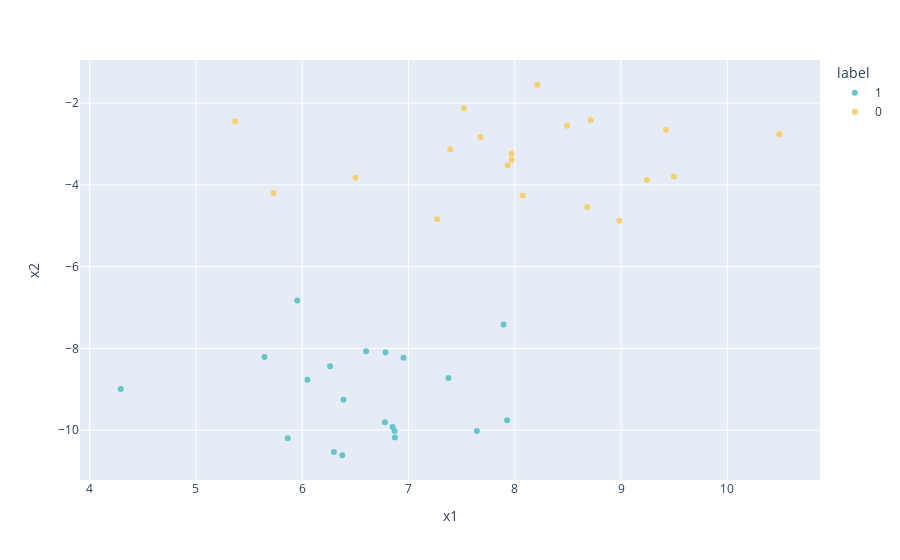

Notebook code for this chart:
### Code cell
import pandas as pd
import numpy as np
import plotly.express as px
from sklearn import svm
from sklearn.datasets import make_blobs

# we create 40 separable points
X, y = make_blobs(n_samples=40, centers=2, random_state=6)
# print(X.shape, y.shape)

df = pd.DataFrame(X, columns = ['x1', 'x2'])
df['label'] = y
df['label'] = df['label'].astype('category')

# print(df.head())

fig = px.scatter(df, x = 'x1', y = 'x2', color = 'label',color_discrete_sequence=px.colors.qualitative.Pastel )
fig.show()

### Figure 1 — Plotly figure (JSON) as saved in the notebook; plotly's stock layout.template omitted (floating-point values rounded to 4 significant figures)
{"data": [{"hovertemplate": "label=1<br>x1=%{x}<br>x2=%{y}<extra></extra>", "legendgroup": "1", "marker": {"color": "rgb(102, 197, 204)", "symbol": "circle"}, "mode": "markers", "name": "1", "orientation": "v", "showlegend": true, "type": "scatter", "x": [6.377, 4.292, 7.643, 7.376, 6.953, 6.851, 5.644, 6.298, 6.601, 5.953, 6.872, 6.262, 7.927, 5.863, 6.783, 7.894, 6.049, 6.778, 6.388, 6.869], "xaxis": "x", "y": [-10.62, -8.992, -10.02, -8.724, -8.226, -9.924, -8.21, -10.53, -8.071, -6.829, -10.18, -8.439, -9.762, -10.2, -8.092, -7.417, -8.77, -9.809, -9.257, -10.02], "yaxis": "y"}, {"hovertemplate": "label=0<br>x1=%{x}<br>x2=%{y}<extra></extra>", "legendgroup": "0", "marker": {"color": "rgb(246, 207, 113)", "symbol": "circle"}, "mode": "markers", "name": "0", "orientation": "v", "showlegend": true, "type": "scatter", "x": [6.501, 7.392, 8.682, 5.37, 9.242, 5.73, 7.968, 8.212, 10.49, 7.271, 9.422, 8.984, 7.972, 7.676, 8.075, 8.714, 8.491, 9.496, 7.521, 7.933], "xaxis": "x", "y": [-3.824, -3.127, -4.537, -2.447, -3.88, -4.195, -3.231, -1.548, -2.759, -4.842, -2.648, -4.874, -3.382, -2.826, -4.259, -2.417, -2.55, -3.79, -2.123, -3.516], "yaxis": "y"}], "layout": {"autosize": true, "legend": {"title": {"text": "label"}, "tracegroupgap": 0}, "margin": {"t": 60}, "xaxis": {"anchor": "y", "autorange": true, "domain": [0, 1], "range": [3.927, 10.85], "title": {"text": "x1"}, "type": "linear"}, "yaxis": {"anchor": "x", "autorange": true, "domain": [0, 1], "range": [-11.26, -0.9049], "title": {"text": "x2"}, "type": "linear"}}}
